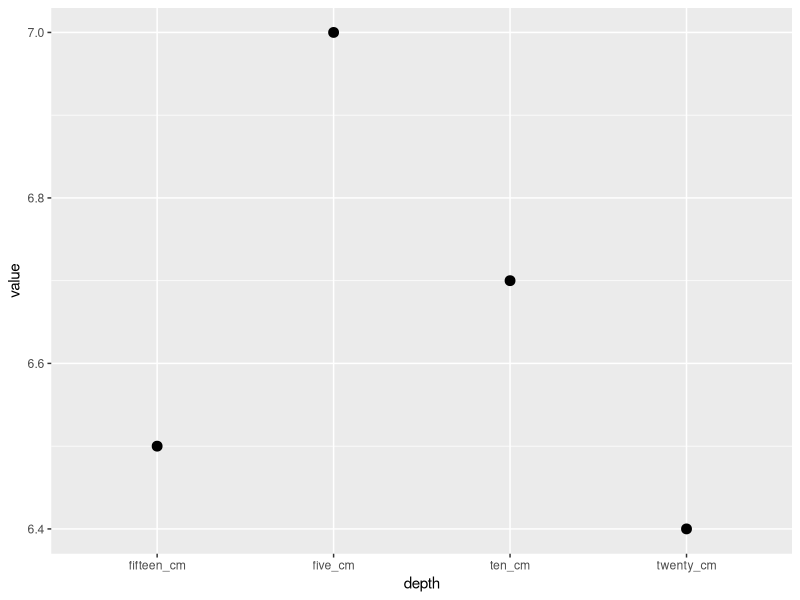

Generate this figure with R: (Note: this script raises an error after producing the figure.)

#Load dplyr, ggplot2, tidyr and a few others (tibble)
library(tidyverse)

#Make a dataframe that isn't tidy
df<-data.frame(property=c("pH", "NO3", "clay", "silt", "sand"),
               five_cm = c(7, 35, 20, 20, 60),
               ten_cm = c(6.7, 22, 20, 20, 60),
               fifteen_cm = c(6.5, 20, 20, 20, 60),
               twenty_cm = c(6.4, 18, 20, 20, 60),
               stringsAsFactors=FALSE)

soil<-as_tibble(df)

#Make the tibble tidy
tidy_soil<-gather(soil, five_cm, ten_cm, fifteen_cm, twenty_cm, 
                  key=depth, value=value)

#Simply make a simple figure
filter(tidy_soil, property == "pH")%>%
  ggplot(aes(x=depth, y=value))+
  geom_point(size=3)
 
  
#*********************************************************
#Find some data that need to be spread out

crops<-read_csv("data/NASS-Iowa.csv")

oats<-(crops[crops$Commodity == "OATS", c(2, 16, 17, 20)])  
head(oats)

spread(oats, key = `Data Item`, value = Value)

 
spread(oats, key = `Data Item`, value = Value)%>%
  ggplot(aes(y=`OATS - YIELD, MEASURED IN BU / ACRE`,
             x = `OATS - ACRES HARVESTED`, label = Year))+

#**************************************************************
#Another example of a tibble that benfits from `gather`
biomass<-data.frame(trt = c("0", "100", "130", "150"),
                    block = c("A", "A", "A", "A"),
                    part=c("leaf", "stem", "fruit", "root"),
                    may = c(5.5, 5.7, 0, 12.0),
                    june = c(7.5, 6.7, 2.0, 14.0),
                    july = c(12.5, 7.7, 8.2, 22.5),
                    august = c(12.5, 7.7, 8.8, 22.0),
                    stringsAsFactors=FALSE)

biomass<-as_tibble(biomass)
biomass

gather(biomass, may, june, july, august, key = month, value = g_m2)

#Now spread the data for some reason
biomass_tidy<-gather(biomass, may, june, july, august, key = month, value = g_m2)

spread(biomass_tidy, key = part, value = g_m2)
  

